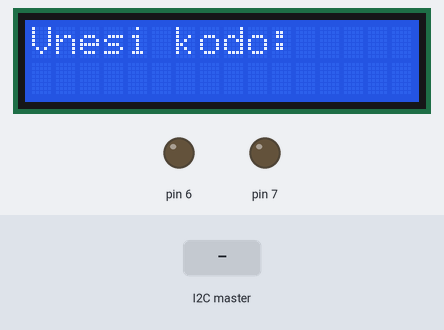
A sketch run on a simulated Arduino Uno, built with avr-gcc and run on an emulated ATmega328P. Shown: 16×2 character LCD, output pins drawn as LEDs (lit = HIGH). Inputs (shaded band) come from the test bench.

Above: at 1.2 s.
1.3 s: the I2C master sends "*"
At 2.2 s:
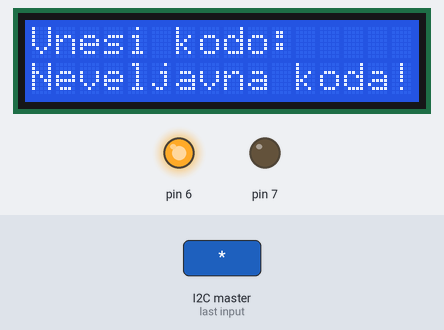
2.8 s: the I2C master sends the byte 1
At 3.4 s:
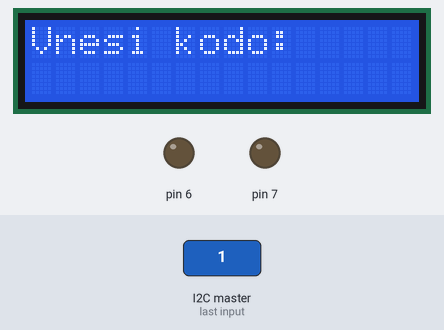
4.3 s: the I2C master sends the byte 0
5.8 s: the I2C master sends the byte 2
7.3 s: the I2C master sends the byte 90
8.8 s: the I2C master sends the byte 200
Timing chart, 0 to 11.3 s (numbered marks = the images above; inputs shaded):
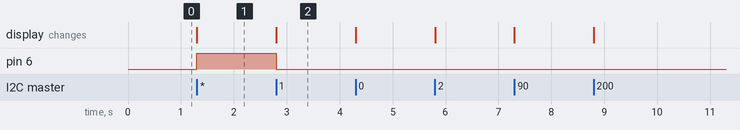

The sketch:

Uno.ino
```cpp
#include <Wire.h>
#include <LiquidCrystal.h>

const int rs = 12, en = 11, d4 = 5, d5 = 4, d6 = 3, d7 = 2;
LiquidCrystal lcd(rs, en, d4, d5, d6, d7);

String rcode = "";
const String code = "2509";

void setup()
{
  pinMode(7, OUTPUT);
  pinMode(6, OUTPUT);

  Wire.begin(4);
  Wire.onReceive(receiveEvent);
  Serial.begin(9600);
  lcd.begin(16, 2);
  lcd.print("Vnesi kodo:");
}

void loop()
{
  delay(100);
}

void receiveEvent(int howMany)
{
  digitalWrite(6, LOW);
  digitalWrite(7, LOW);
  while(0 < Wire.available())
  {
    char c = Wire.read();
    //Serial.print(c);
    if(c == '*' || rcode.length() > 6){
      if(rcode == code){
        unlock();
      }
      else{
        deny();
      }
    }
    else{
      rcode = rcode + c;
      lcd.setCursor(0,1);
      lcd.print("                ");
      lcd.setCursor(0,1);
      lcd.print(rcode);
    }
  }

}

void unlock(){
  lcd.setCursor(0,1);
  lcd.print("Dobrodosel!");
  rcode = "";
  digitalWrite(7, HIGH);
}

void deny(){
  lcd.setCursor(0,1);
  lcd.print("Neveljavna koda!");
  rcode = "";
  digitalWrite(6, HIGH);
}
```

Measured:
- after the input at 1.3 s, pin 6: LOW → HIGH at once; the display: changes at once (image 1)
- after the input at 2.8 s, pin 6: HIGH → LOW at once; the display: changes at once (image 2)
